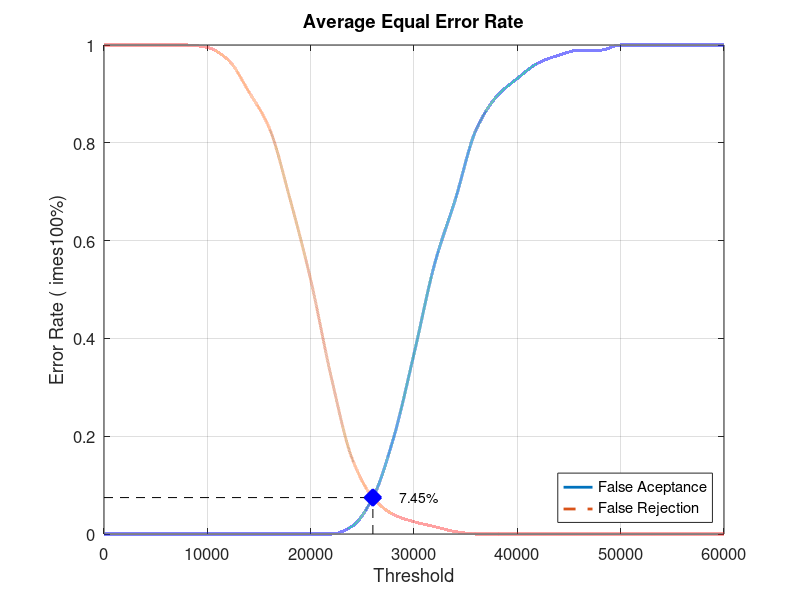
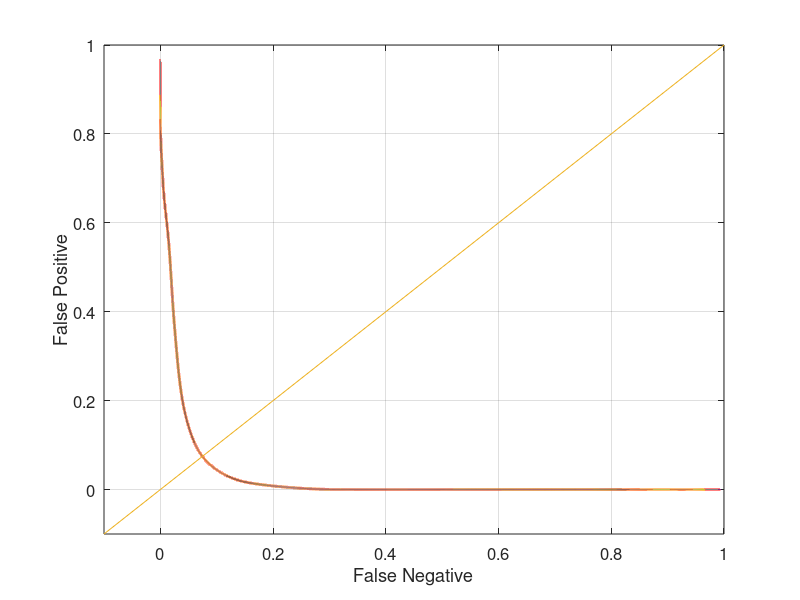

The MATLAB script that drew these images, in order:
close all;
clear;
clc;
x = 0:2000:60000;
xq = 0:0.5:60000;

y0 = [0 0 0 0 0 0 0 0 0 0 0 0 0.0157895 0.0736842 0.194737 0.368421 0.552632 0.684211 0.826316 0.894737 0.931579 0.963158 0.978947 0.989474 0.989474 1 1 1 1 1 1]
yy0 = interp1(x, y0, xq, 'pchip');
y1 = [1 1 1 1 1 0.995 0.97 0.905 0.83 0.685 0.52 0.32 0.155 0.075 0.04 0.025 0.015 0.005 0 0 0 0 0 0 0 0 0 0 0 0 0]
yy1 = interp1(x, y1, xq, 'pchip');

% Calculating EER: 
y2 = abs(y0 - y1);
find(y2 == min(y2))
yy2 = abs(yy0 - yy1);
xEER = find(yy2 == min(yy2));
xEERIndex = xq(xEER) % X-axis EER
yEER = yy0(xEER) % Y-axis EER

main = figure
plot(xq, yy0,'-','LineWidth', 2);	hold on
plot(xq, yy1,'--','LineWidth', 2);	hold on
plot([xEERIndex xEERIndex], [0 yEER], 'k--');	hold on
plot([0 xEERIndex], [yEER yEER], 'k--');	hold on
plot(xEERIndex, yEER, 'bx', 'LineWidth', 10);	hold on
text(xEERIndex + 10 * xEERIndex / 100, yEER, [num2str(round((10000 * yEER)) / 100) '%'])
legend('False Aceptance', 'False Rejection', 'Location', 'SouthEast')
xlabel('Threshold')
ylabel('Error Rate (	imes100%)')
title('Average Equal Error Rate')
set(gca, 'FontSize', 12)
axis([0 60000 0 1])
grid on

print(main, 'Database4_2Main', '-dpng');
FNRxFPR = figure('Color', [1 1 1]);
plot(yy1, yy0, '-', yy1, yy0, 'LineWidth', 2);
hold on
y = -0.1:0.1:1
plot(y, y); 
set(gca, 'FontSize', 12)
xlabel('False Negative')
ylabel('False Positive')
axis([-0.1 1 -0.1 1])
set(gca, 'FontSize', 12)
grid on

print(FNRxFPR, 'Database4_2FNRxFPR','-dpng');
